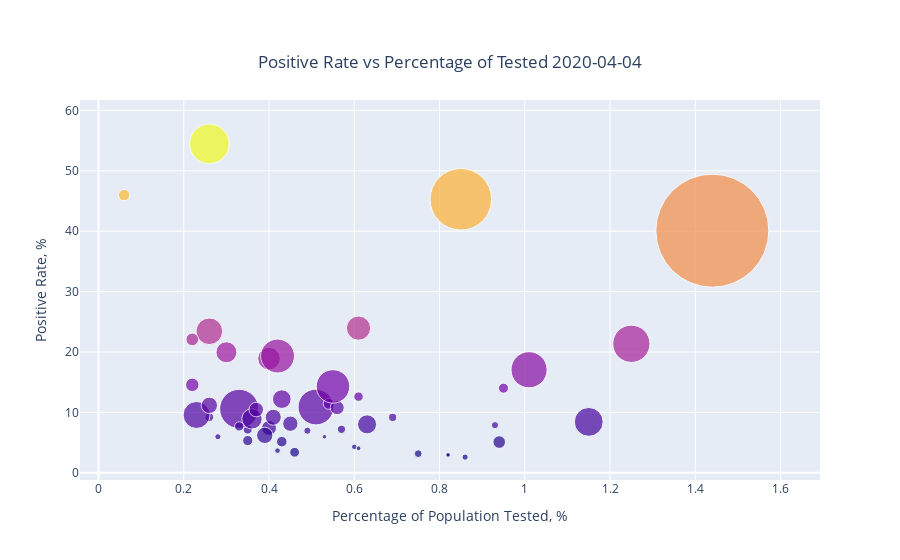

The cell this chart's notebook holds for it:
### Code cell
positive_v_tested('2020-04-04')

### Figure 1 — Plotly figure (JSON) as saved in the notebook; plotly's stock layout.template omitted (floating-point values rounded to 4 significant figures)
{"data": [{"marker": {"color": [14.56, 2.83, 7.43, 7.16, 10.58, 18.91, 23.95, 9.17, 14.01, 10.89, 23.43, 2.6, 11.42, 19.33, 19.96, 7.68, 9.21, 5.34, 21.36, 6.97, 12.2, 17.06, 54.46, 3.4, 22.09, 9.2, 4.29, 5.97, 10.78, 7.2, 45.28, 3.17, 40.09, 6.2, 3, 8.93, 45.97, 5.16, 14.3, 12.61, 10.47, 4.06, 8.02, 9.58, 5.09, 7.89, 11.17, 8.43, 3.67, 8.13, 5.97], "size": [13.47, 4.333, 14.98, 9.086, 39.15, 22.54, 24.21, 8.117, 10.01, 35.8, 26.63, 6.227, 10.94, 33.92, 20.96, 9.345, 8.825, 10.09, 37.26, 7.118, 18.63, 36.11, 39.76, 9.804, 12.71, 15.95, 5.588, 6.137, 13.98, 8.307, 61.58, 7.767, 113.0, 16.34, 4.546, 20.38, 11.35, 10.54, 33.51, 9.463, 14.59, 4.853, 19.05, 27.01, 12.6, 7.157, 16.35, 28.86, 5.598, 15.32, 4.558]}, "mode": "markers", "text": ["Alabama", "Alaska", "Arizona", "Arkansas", "California", "Colorado", "Connecticut", "Delaware", "District of Columbia", "Florida", "Georgia", "Hawaii", "Idaho", "Illinois", "Indiana", "Iowa", "Kansas", "Kentucky", "Louisiana", "Maine", "Maryland", "Massachusetts", "Michigan", "Minnesota", "Mississippi", "Missouri", "Montana", "Nebraska", "Nevada", "New Hampshire", "New Jersey", "New Mexico", "New York", "North Carolina", "North Dakota", "Ohio", "Oklahoma", "Oregon", "Pennsylvania", "Rhode Island", "South Carolina", "South Dakota", "Tennessee", "Texas", "Utah", "Vermont", "Virginia", "Washington", "West Virginia", "Wisconsin", "Wyoming"], "type": "scatter", "x": [0.22, 0.82, 0.4, 0.35, 0.33, 0.4, 0.61, 0.69, 0.95, 0.51, 0.26, 0.86, 0.54, 0.42, 0.3, 0.33, 0.26, 0.35, 1.25, 0.49, 0.43, 1.01, 0.26, 0.46, 0.22, 0.41, 0.6, 0.28, 0.56, 0.57, 0.85, 0.75, 1.44, 0.39, 0.82, 0.36, 0.06, 0.43, 0.55, 0.61, 0.37, 0.61, 0.63, 0.23, 0.94, 0.93, 0.26, 1.15, 0.42, 0.45, 0.53], "y": [14.56, 2.83, 7.43, 7.16, 10.58, 18.91, 23.95, 9.17, 14.01, 10.89, 23.43, 2.6, 11.42, 19.33, 19.96, 7.68, 9.21, 5.34, 21.36, 6.97, 12.2, 17.06, 54.46, 3.4, 22.09, 9.2, 4.29, 5.97, 10.78, 7.2, 45.28, 3.17, 40.09, 6.2, 3, 8.93, 45.97, 5.16, 14.3, 12.61, 10.47, 4.06, 8.02, 9.58, 5.09, 7.89, 11.17, 8.43, 3.67, 8.13, 5.97]}], "layout": {"title": {"text": "Positive Rate vs Percentage of Tested 2020-04-04", "x": 0.5, "xanchor": "center", "y": 0.9, "yanchor": "top"}, "xaxis": {"title": {"text": "Percentage of Population Tested, %"}}, "yaxis": {"title": {"text": "Positive Rate, %"}}}}
